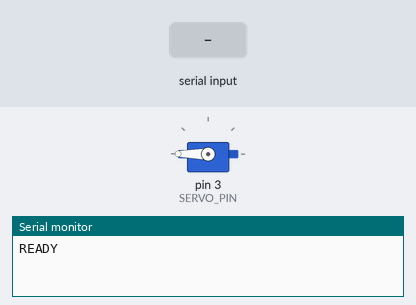
The sketch below on a simulated Arduino Uno, built with avr-gcc and run on an emulated ATmega328P. Shown: servo, the last lines printed to the serial monitor. The test bench sets the inputs (shaded band).

Above: at 1.4 s.
1.5 s: "OPEN\n" received over Serial
At 1.8 s:
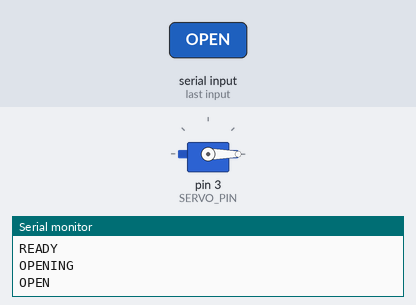
4.5 s: "CLOSE\n" received over Serial
At 5.3 s:
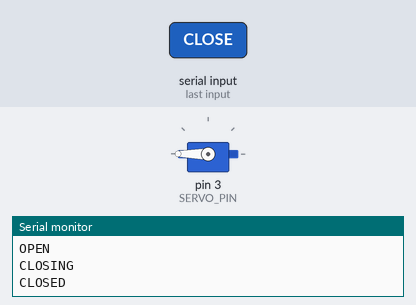
Timing chart, 0 to 7.5 s (numbered marks = the images above; inputs shaded):
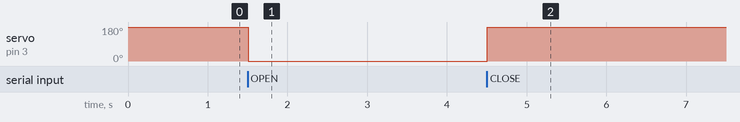

Measured:
- after the input at 1.5 s, servo on pin 3 (SERVO_PIN): 180° → 0° at once
- after the input at 4.5 s, servo on pin 3 (SERVO_PIN): 0° → 180° at once

The sketch:

gate_controller.ino
```cpp
#include <Arduino.h>
#include <Servo.h>

const int SERVO_PIN = 3;
const int OPEN_ANGLE = 0;
const int CLOSED_ANGLE = 360;
const unsigned long MOVE_DELAY_MS = 250; // tiempo para que el servo alcance la posicion

Servo gateServo;
String buffer = "";

void moveServo(int angle) {
  gateServo.attach(SERVO_PIN);
  gateServo.write(angle);
  delay(MOVE_DELAY_MS);
  gateServo.detach();
}

void setup() {
  Serial.begin(9600);
  moveServo(CLOSED_ANGLE);
  Serial.println("READY");
}

void loop() {
  while (Serial.available()) {
    char c = (char)Serial.read();
    if (c == '\n') {
      buffer.trim();
      handleCommand(buffer);
      buffer = "";
    } else {
      buffer += c;
    }
  }
}

void handleCommand(const String &cmd) {
  if (cmd.equalsIgnoreCase("OPEN")) {
    Serial.println("OPENING");
    moveServo(OPEN_ANGLE);
    Serial.println("OPEN");
  } else if (cmd.equalsIgnoreCase("CLOSE")) {
    Serial.println("CLOSING");
    moveServo(CLOSED_ANGLE);
    Serial.println("CLOSED");
  } else {
    Serial.print("UNKNOWN:");
    Serial.println(cmd);
  }
}
```
